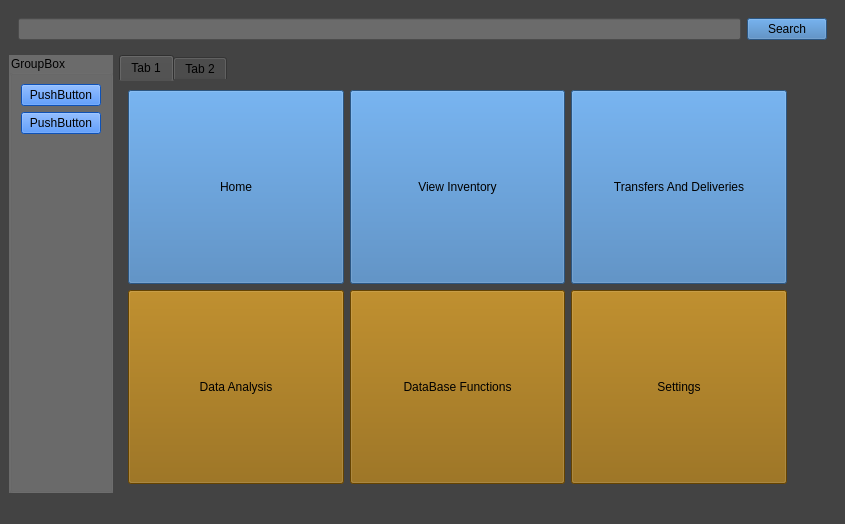
<?xml version="1.0" encoding="UTF-8"?>
<ui version="4.0">
 <class>MainWindow</class>
 <widget class="QMainWindow" name="MainWindow">
  <property name="geometry">
   <rect>
    <x>0</x>
    <y>0</y>
    <width>845</width>
    <height>524</height>
   </rect>
  </property>
  <property name="windowTitle">
   <string>MainWindow</string>
  </property>
  <property name="windowIcon">
   <iconset resource="mainpage.qrc">
    <normaloff>:/icons/icon12.ico</normaloff>:/icons/icon12.ico</iconset>
  </property>
  <property name="windowOpacity">
   <double>0.985000000000000</double>
  </property>
  <property name="styleSheet">
   <string notr="true">background-color: rgb(26, 26, 26);
font: 11pt &quot;Noto Naskh Arabic&quot;;
background-color: rgb(67, 67, 67);
font: 9pt &quot;Microsoft YaHei UI&quot;;</string>
  </property>
  <widget class="QWidget" name="centralwidget">
   <layout class="QGridLayout" name="gridLayout">
    <item row="1" column="0">
     <layout class="QHBoxLayout" name="horizontalLayout">
      <item>
       <layout class="QVBoxLayout" name="verticalLayout_2">
        <item>
         <widget class="QGroupBox" name="groupBox">
          <property name="styleSheet">
           <string notr="true">background-color: rgb(107, 107, 107);</string>
          </property>
          <property name="title">
           <string>GroupBox</string>
          </property>
          <layout class="QVBoxLayout" name="verticalLayout_3">
           <item>
            <widget class="QPushButton" name="pushButton_2">
             <property name="styleSheet">
              <string notr="true">
background-color: rgb(20, 114, 255);</string>
             </property>
             <property name="text">
              <string>PushButton</string>
             </property>
            </widget>
           </item>
           <item>
            <widget class="QPushButton" name="pushButton">
             <property name="styleSheet">
              <string notr="true">
background-color: rgb(20, 114, 255);</string>
             </property>
             <property name="text">
              <string>PushButton</string>
             </property>
            </widget>
           </item>
           <item>
            <spacer name="verticalSpacer">
             <property name="orientation">
              <enum>Qt::Vertical</enum>
             </property>
             <property name="sizeHint" stdset="0">
              <size>
               <width>20</width>
               <height>40</height>
              </size>
             </property>
            </spacer>
           </item>
          </layout>
         </widget>
        </item>
       </layout>
      </item>
      <item>
       <widget class="QTabWidget" name="tabWidget">
        <property name="styleSheet">
         <string notr="true">border-color: rgb(60, 121, 182);</string>
        </property>
        <property name="currentIndex">
         <number>0</number>
        </property>
        <widget class="QWidget" name="tab">
         <attribute name="title">
          <string>Tab 1</string>
         </attribute>
         <layout class="QVBoxLayout" name="verticalLayout">
          <item>
           <layout class="QGridLayout" name="gridLayout_2">
            <item row="0" column="2">
             <widget class="QPushButton" name="pushButton_5">
              <property name="sizePolicy">
               <sizepolicy hsizetype="Minimum" vsizetype="Expanding">
                <horstretch>0</horstretch>
                <verstretch>0</verstretch>
               </sizepolicy>
              </property>
              <property name="styleSheet">
               <string notr="true">background-color: rgb(141, 94, 0);
background-color: rgb(60, 121, 182);</string>
              </property>
              <property name="text">
               <string>Transfers And Deliveries</string>
              </property>
              <property name="icon">
               <iconset resource="mainpage.qrc">
                <normaloff>:/icons/transfer-data-between-documents.png</normaloff>:/icons/transfer-data-between-documents.png</iconset>
              </property>
              <property name="iconSize">
               <size>
                <width>32</width>
                <height>32</height>
               </size>
              </property>
             </widget>
            </item>
            <item row="2" column="2">
             <widget class="QPushButton" name="pushButton_8">
              <property name="sizePolicy">
               <sizepolicy hsizetype="Minimum" vsizetype="Expanding">
                <horstretch>0</horstretch>
                <verstretch>0</verstretch>
               </sizepolicy>
              </property>
              <property name="styleSheet">
               <string notr="true">background-color: rgb(141, 94, 0);</string>
              </property>
              <property name="text">
               <string>Settings</string>
              </property>
              <property name="icon">
               <iconset resource="mainpage.qrc">
                <normaloff>:/mainpage/mechanical-gears-.png</normaloff>:/mainpage/mechanical-gears-.png</iconset>
              </property>
              <property name="iconSize">
               <size>
                <width>32</width>
                <height>32</height>
               </size>
              </property>
             </widget>
            </item>
            <item row="2" column="1">
             <widget class="QPushButton" name="pushButton_7">
              <property name="sizePolicy">
               <sizepolicy hsizetype="Minimum" vsizetype="Expanding">
                <horstretch>0</horstretch>
                <verstretch>0</verstretch>
               </sizepolicy>
              </property>
              <property name="styleSheet">
               <string notr="true">background-color: rgb(141, 94, 0);</string>
              </property>
              <property name="text">
               <string>DataBase Functions</string>
              </property>
              <property name="icon">
               <iconset resource="mainpage.qrc">
                <normaloff>:/mainpage/database.png</normaloff>:/mainpage/database.png</iconset>
              </property>
              <property name="iconSize">
               <size>
                <width>32</width>
                <height>32</height>
               </size>
              </property>
             </widget>
            </item>
            <item row="2" column="0">
             <widget class="QPushButton" name="pushButton_6">
              <property name="sizePolicy">
               <sizepolicy hsizetype="Minimum" vsizetype="Expanding">
                <horstretch>0</horstretch>
                <verstretch>0</verstretch>
               </sizepolicy>
              </property>
              <property name="styleSheet">
               <string notr="true">background-color: rgb(141, 94, 0);</string>
              </property>
              <property name="text">
               <string>Data Analysis</string>
              </property>
              <property name="icon">
               <iconset resource="mainpage.qrc">
                <normaloff>:/mainpage/stocks-graphic-on-laptop-monitor.png</normaloff>:/mainpage/stocks-graphic-on-laptop-monitor.png</iconset>
              </property>
              <property name="iconSize">
               <size>
                <width>32</width>
                <height>32</height>
               </size>
              </property>
             </widget>
            </item>
            <item row="0" column="1">
             <widget class="QPushButton" name="pushButton_4">
              <property name="sizePolicy">
               <sizepolicy hsizetype="Minimum" vsizetype="Expanding">
                <horstretch>0</horstretch>
                <verstretch>0</verstretch>
               </sizepolicy>
              </property>
              <property name="styleSheet">
               <string notr="true">background-color: rgb(141, 94, 0);
background-color: rgb(60, 121, 182);</string>
              </property>
              <property name="text">
               <string>View Inventory</string>
              </property>
              <property name="icon">
               <iconset resource="mainpage.qrc">
                <normaloff>:/mainpage/factory-stock-house.png</normaloff>:/mainpage/factory-stock-house.png</iconset>
              </property>
              <property name="iconSize">
               <size>
                <width>32</width>
                <height>32</height>
               </size>
              </property>
             </widget>
            </item>
            <item row="0" column="0">
             <widget class="QPushButton" name="pushButton_3">
              <property name="sizePolicy">
               <sizepolicy hsizetype="Minimum" vsizetype="Expanding">
                <horstretch>0</horstretch>
                <verstretch>0</verstretch>
               </sizepolicy>
              </property>
              <property name="styleSheet">
               <string notr="true">background-color: rgb(141, 94, 0);
background-color: rgb(60, 121, 182);</string>
              </property>
              <property name="text">
               <string>Home</string>
              </property>
              <property name="icon">
               <iconset resource="mainpage.qrc">
                <normaloff>:/mainpage/home-page.png</normaloff>:/mainpage/home-page.png</iconset>
              </property>
              <property name="iconSize">
               <size>
                <width>32</width>
                <height>32</height>
               </size>
              </property>
             </widget>
            </item>
           </layout>
          </item>
         </layout>
        </widget>
        <widget class="QWidget" name="tab_2">
         <attribute name="title">
          <string>Tab 2</string>
         </attribute>
        </widget>
       </widget>
      </item>
      <item>
       <spacer name="horizontalSpacer">
        <property name="orientation">
         <enum>Qt::Horizontal</enum>
        </property>
        <property name="sizeType">
         <enum>QSizePolicy::Preferred</enum>
        </property>
        <property name="sizeHint" stdset="0">
         <size>
          <width>40</width>
          <height>20</height>
         </size>
        </property>
       </spacer>
      </item>
     </layout>
    </item>
    <item row="0" column="0">
     <widget class="QWidget" name="widget" native="true">
      <property name="styleSheet">
       <string notr="true">sdfbackground-color: rgb(65, 130, 195);</string>
      </property>
      <layout class="QHBoxLayout" name="horizontalLayout_2">
       <item>
        <widget class="QLineEdit" name="lineEdit">
         <property name="palette">
          <palette>
           <active>
            <colorrole role="Button">
             <brush brushstyle="SolidPattern">
              <color alpha="255">
               <red>107</red>
               <green>107</green>
               <blue>107</blue>
              </color>
             </brush>
            </colorrole>
            <colorrole role="Text">
             <brush brushstyle="SolidPattern">
              <color alpha="255">
               <red>38</red>
               <green>39</green>
               <blue>38</blue>
              </color>
             </brush>
            </colorrole>
            <colorrole role="Base">
             <brush brushstyle="SolidPattern">
              <color alpha="255">
               <red>107</red>
               <green>107</green>
               <blue>107</blue>
              </color>
             </brush>
            </colorrole>
            <colorrole role="Window">
             <brush brushstyle="SolidPattern">
              <color alpha="255">
               <red>107</red>
               <green>107</green>
               <blue>107</blue>
              </color>
             </brush>
            </colorrole>
           </active>
           <inactive>
            <colorrole role="Button">
             <brush brushstyle="SolidPattern">
              <color alpha="255">
               <red>107</red>
               <green>107</green>
               <blue>107</blue>
              </color>
             </brush>
            </colorrole>
            <colorrole role="Text">
             <brush brushstyle="SolidPattern">
              <color alpha="255">
               <red>38</red>
               <green>39</green>
               <blue>38</blue>
              </color>
             </brush>
            </colorrole>
            <colorrole role="Base">
             <brush brushstyle="SolidPattern">
              <color alpha="255">
               <red>107</red>
               <green>107</green>
               <blue>107</blue>
              </color>
             </brush>
            </colorrole>
            <colorrole role="Window">
             <brush brushstyle="SolidPattern">
              <color alpha="255">
               <red>107</red>
               <green>107</green>
               <blue>107</blue>
              </color>
             </brush>
            </colorrole>
           </inactive>
           <disabled>
            <colorrole role="Button">
             <brush brushstyle="SolidPattern">
              <color alpha="255">
               <red>107</red>
               <green>107</green>
               <blue>107</blue>
              </color>
             </brush>
            </colorrole>
            <colorrole role="Text">
             <brush brushstyle="SolidPattern">
              <color alpha="255">
               <red>120</red>
               <green>120</green>
               <blue>120</blue>
              </color>
             </brush>
            </colorrole>
            <colorrole role="Base">
             <brush brushstyle="SolidPattern">
              <color alpha="255">
               <red>107</red>
               <green>107</green>
               <blue>107</blue>
              </color>
             </brush>
            </colorrole>
            <colorrole role="Window">
             <brush brushstyle="SolidPattern">
              <color alpha="255">
               <red>107</red>
               <green>107</green>
               <blue>107</blue>
              </color>
             </brush>
            </colorrole>
           </disabled>
          </palette>
         </property>
         <property name="styleSheet">
          <string notr="true">background-color: rgb(28, 122, 244);
background-color: rgb(107, 107, 107);</string>
         </property>
        </widget>
       </item>
       <item>
        <widget class="QPushButton" name="pushButton_9">
         <property name="styleSheet">
          <string notr="true">background-color: rgb(60, 121, 182);</string>
         </property>
         <property name="text">
          <string>Search</string>
         </property>
        </widget>
       </item>
      </layout>
     </widget>
    </item>
   </layout>
  </widget>
  <widget class="QStatusBar" name="statusbar"/>
 </widget>
 <resources>
  <include location="mainpage.qrc"/>
 </resources>
 <connections/>
</ui>
